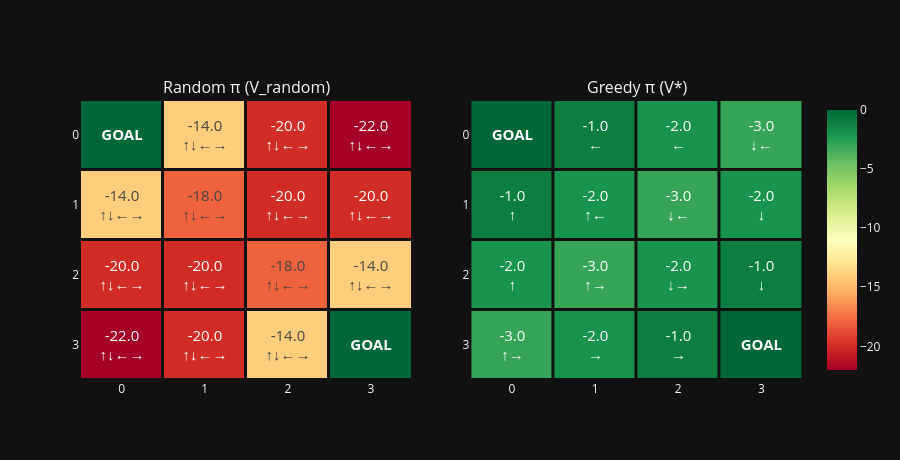

Here is the notebook cell this chart was saved with:
### Code cell
compare_policies([t_random, policy_trace(env)], ["Random π (V_random)", "Greedy π (V*)"]).show()

### Figure 1 — Plotly figure (JSON) as saved in the notebook; plotly's stock layout.template omitted (floating-point values rounded to 4 significant figures)
{"data": [{"coloraxis": "coloraxis", "customdata": [0.25, 0.25, 0.25, 0.25, 0.25, 0.25, 0.25, 0.25, 0.25, 0.25, 0.25, 0.25, 0.25, 0.25, 0.25, 0.25, 0.25, 0.25, 0.25, 0.25, 0.25, 0.25, 0.25, 0.25, 0.25, 0.25, 0.25, 0.25, 0.25, 0.25, 0.25, 0.25, 0.25, 0.25, 0.25, 0.25, 0.25, 0.25, 0.25, 0.25, 0.25, 0.25, 0.25, 0.25, 0.25, 0.25, 0.25, 0.25, 0.25, 0.25, 0.25, 0.25, 0.25, 0.25, 0.25, 0.25, 0.25, 0.25, 0.25, 0.25, 0.25, 0.25, 0.25, 0.25], "hovertemplate": "(%{y}, %{x})  V=%{z:.2f}<br>π: up=%{customdata[0]:.2f} down=%{customdata[1]:.2f} left=%{customdata[2]:.2f} right=%{customdata[3]:.2f}<extra></extra>", "text": [["<b>GOAL</b>", "-14.0<br><b>↑↓←→</b>", "-20.0<br><b>↑↓←→</b>", "-22.0<br><b>↑↓←→</b>"], ["-14.0<br><b>↑↓←→</b>", "-18.0<br><b>↑↓←→</b>", "-20.0<br><b>↑↓←→</b>", "-20.0<br><b>↑↓←→</b>"], ["-20.0<br><b>↑↓←→</b>", "-20.0<br><b>↑↓←→</b>", "-18.0<br><b>↑↓←→</b>", "-14.0<br><b>↑↓←→</b>"], ["-22.0<br><b>↑↓←→</b>", "-20.0<br><b>↑↓←→</b>", "-14.0<br><b>↑↓←→</b>", "<b>GOAL</b>"]], "textfont": {"size": 15}, "texttemplate": "%{text}", "type": "heatmap", "xaxis": "x", "xgap": 3, "yaxis": "y", "ygap": 3, "z": [[0.0, -14.0, -20.0, -22.0], [-14.0, -18.0, -20.0, -20.0], [-20.0, -20.0, -18.0, -14.0], [-22.0, -20.0, -14.0, 0.0]]}, {"coloraxis": "coloraxis", "customdata": [0.25, 0.25, 0.25, 0.25, 0.0, 0.0, 1.0, 0.0, 0.0, 0.0, 1.0, 0.0, 0.0, 0.5, 0.5, 0.0, 1.0, 0.0, 0.0, 0.0, 0.5, 0.0, 0.5, 0.0, 0.0, 0.5, 0.5, 0.0, 0.0, 1.0, 0.0, 0.0, 1.0, 0.0, 0.0, 0.0, 0.5, 0.0, 0.0, 0.5, 0.0, 0.5, 0.0, 0.5, 0.0, 1.0, 0.0, 0.0, 0.5, 0.0, 0.0, 0.5, 0.0, 0.0, 0.0, 1.0, 0.0, 0.0, 0.0, 1.0, 0.25, 0.25, 0.25, 0.25], "hovertemplate": "(%{y}, %{x})  V=%{z:.2f}<br>π: up=%{customdata[0]:.2f} down=%{customdata[1]:.2f} left=%{customdata[2]:.2f} right=%{customdata[3]:.2f}<extra></extra>", "text": [["<b>GOAL</b>", "-1.0<br><b>←</b>", "-2.0<br><b>←</b>", "-3.0<br><b>↓←</b>"], ["-1.0<br><b>↑</b>", "-2.0<br><b>↑←</b>", "-3.0<br><b>↓←</b>", "-2.0<br><b>↓</b>"], ["-2.0<br><b>↑</b>", "-3.0<br><b>↑→</b>", "-2.0<br><b>↓→</b>", "-1.0<br><b>↓</b>"], ["-3.0<br><b>↑→</b>", "-2.0<br><b>→</b>", "-1.0<br><b>→</b>", "<b>GOAL</b>"]], "textfont": {"size": 15}, "texttemplate": "%{text}", "type": "heatmap", "xaxis": "x2", "xgap": 3, "yaxis": "y2", "ygap": 3, "z": [[0.0, -1.0, -2.0, -3.0], [-1.0, -2.0, -3.0, -2.0], [-2.0, -3.0, -2.0, -1.0], [-3.0, -2.0, -1.0, 0.0]]}], "layout": {"annotations": [{"font": {"size": 16}, "showarrow": false, "text": "Random π (V_random)", "x": 0.23, "xanchor": "center", "xref": "paper", "y": 1, "yanchor": "bottom", "yref": "paper"}, {"font": {"size": 16}, "showarrow": false, "text": "Greedy π (V*)", "x": 0.77, "xanchor": "center", "xref": "paper", "y": 1, "yanchor": "bottom", "yref": "paper"}], "coloraxis": {"cmax": 0, "colorscale": [[0, "rgb(165,0,38)"], [0.1, "rgb(215,48,39)"], [0.2, "rgb(244,109,67)"], [0.3, "rgb(253,174,97)"], [0.4, "rgb(254,224,139)"], [0.5, "rgb(255,255,191)"], [0.6, "rgb(217,239,139)"], [0.7, "rgb(166,217,106)"], [0.8, "rgb(102,189,99)"], [0.9, "rgb(26,152,80)"], [1, "rgb(0,104,55)"]]}, "height": 460, "width": 900, "xaxis": {"anchor": "y", "domain": [0, 0.46], "dtick": 1, "showgrid": false, "zeroline": false}, "xaxis2": {"anchor": "y2", "domain": [0.54, 1], "dtick": 1, "showgrid": false, "zeroline": false}, "yaxis": {"anchor": "x", "autorange": "reversed", "domain": [0, 1], "dtick": 1, "showgrid": false, "zeroline": false}, "yaxis2": {"anchor": "x2", "autorange": "reversed", "domain": [0, 1], "dtick": 1, "showgrid": false, "zeroline": false}}}
